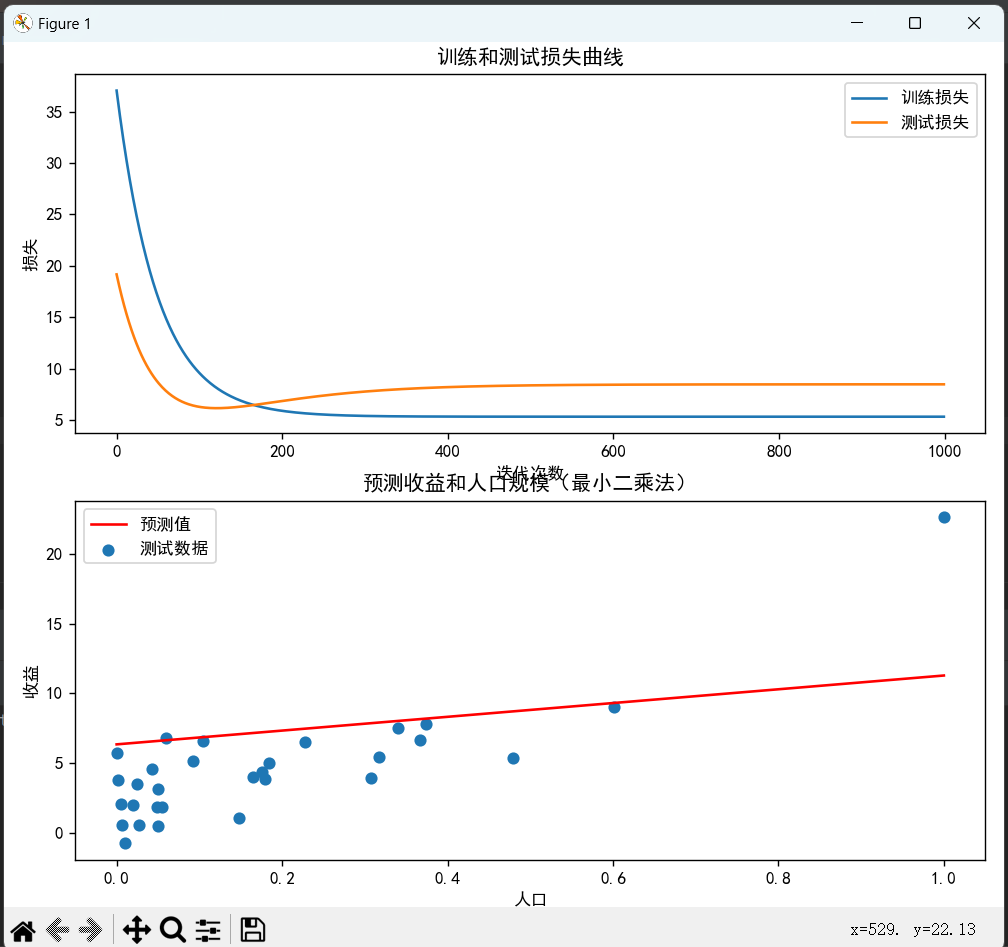

This figure's Python source:
import numpy as np
import matplotlib.pyplot as plt
import matplotlib
from matplotlib import rcParams
from sklearn.preprocessing import StandardScaler
from sklearn.model_selection import train_test_split

# 设置绘图参数
config = {
    "mathtext.fontset": 'stix',
    "font.family": 'serif',
    "font.serif": ['SimHei'],
    "font.size": 10,
    'axes.unicode_minus': False
}
rcParams.update(config)

# 读取数据
path = 'C:/Users/月初/Downloads/regress_data1.csv'
import pandas as pd

data = pd.read_csv(path)

# 分离特征和目标变量
cols = data.shape[1]
X_data = data.iloc[:, :cols - 1]  # 特征变量
y_data = data.iloc[:, cols - 1:]  # 目标变量

# 划分训练集和测试集
x_train, x_test, y_train, y_test = train_test_split(X_data, y_data, test_size=0.3, random_state=3)

# 在特征变量中添加偏置列
x_train = np.insert(x_train, 0, 1, axis=1)
x_test = np.insert(x_test, 0, 1, axis=1)

# 将特征变量和目标变量转换为numpy数组
X = x_train
Y = y_train.values

# 初始化参数W
W = np.array([[0.0], [0.0]])  ## 初始化W系数矩阵，w 是一个(2,1)矩阵
print((X.shape, Y.shape, W.shape))


# 计算代价函数
def computeCost(X, Y, W, lambda_):
    m = X.shape[0]
    Y_hat = np.dot(X, W)
    loss = (1 / (2 * m)) * np.sum((Y_hat - Y) ** 2) + (lambda_ / (2 * m)) * np.sum(W ** 2)
    return loss


# 使用最小二乘法求解线性回归参数
def linearRegression_least_squares(X, Y):
    W = np.linalg.lstsq(X, Y, rcond=None)[0]
    return W


# 预测函数
def predict(X, W):
    y_pre = np.dot(X, W)
    return y_pre


# 使用最小二乘法计算参数并绘制预测结果
W_least_squares = linearRegression_least_squares(X, Y)

# 计算训练和测试损失
train_loss = computeCost(X, Y, W_least_squares, lambda_=0)
test_loss = computeCost(x_test, y_test.values, W_least_squares, lambda_=0)

print("训练损失:", train_loss)
print("测试损失:", test_loss)

# 画出训练和测试损失曲线
num_iterations = 1000
learning_rate = 0.01
lambda_ = 0
train_losses = []
test_losses = []
for i in range(num_iterations):
    # 更新参数W
    Y_hat = np.dot(X, W)
    W -= learning_rate * (1 / X.shape[0]) * (np.dot(X.T, (Y_hat - Y)) + lambda_ * W)

    # 计算训练和测试损失并记录
    train_loss = computeCost(X, Y, W, lambda_)
    test_loss = computeCost(x_test, y_test.values, W, lambda_)
    train_losses.append(train_loss)
    test_losses.append(test_loss)

# 创建子图
fig, (ax1, ax2) = plt.subplots(2, 1, figsize=(8, 10))

# 绘制训练和测试损失曲线
ax1.plot(range(num_iterations), train_losses, label='训练损失')
ax1.plot(range(num_iterations), test_losses, label='测试损失')
ax1.set_xlabel('迭代次数')
ax1.set_ylabel('损失')
ax1.legend()
ax1.set_title('训练和测试损失曲线')

# 绘制预测结果
x = np.linspace(x_test[:, 1].min(), x_test[:, 1].max(), 100)
f = W_least_squares[0, 0] + (W_least_squares[1, 0] * x)

ax2.plot(x, f, 'r', label='预测值')
ax2.scatter(x_test[:, 1], y_test, label='测试数据')
ax2.legend(loc=2)
ax2.set_xlabel('人口')
ax2.set_ylabel('收益', rotation=90)
ax2.set_title('预测收益和人口规模（最小二乘法）')

plt.tight_layout()
plt.show()
